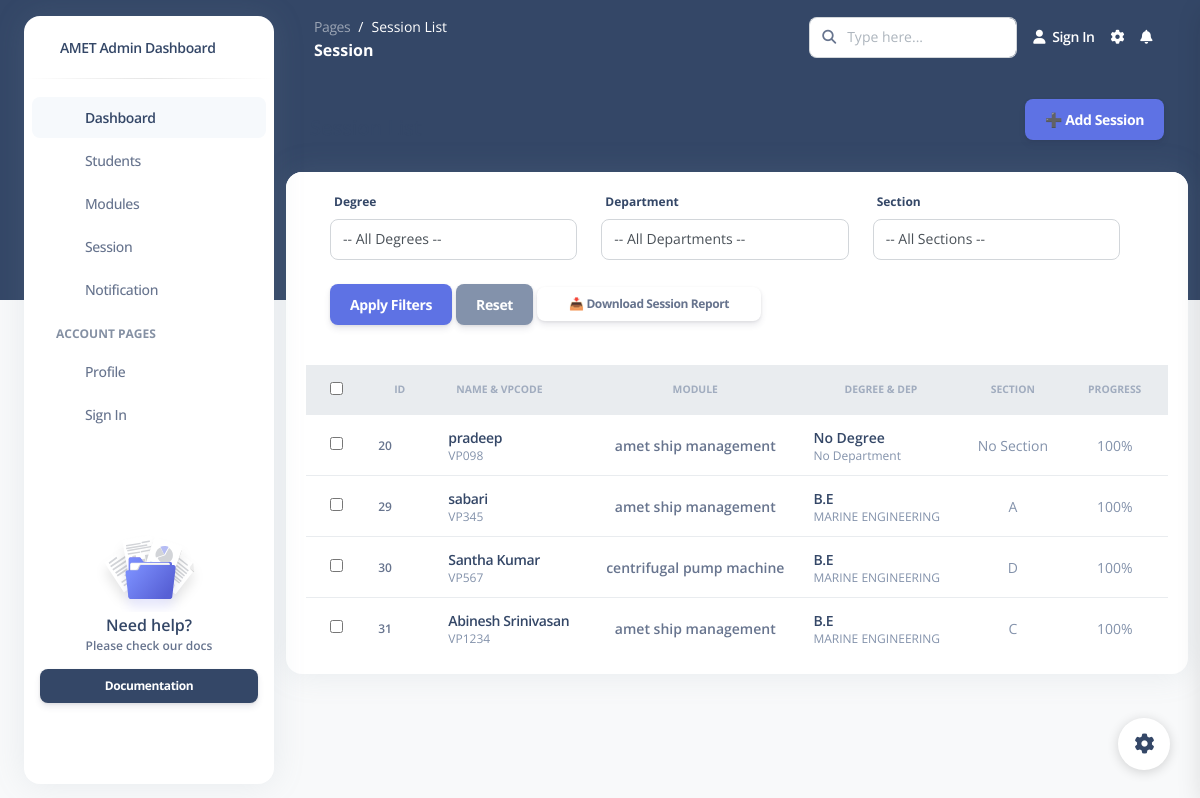
Page /sessions/ on the earlier database version.
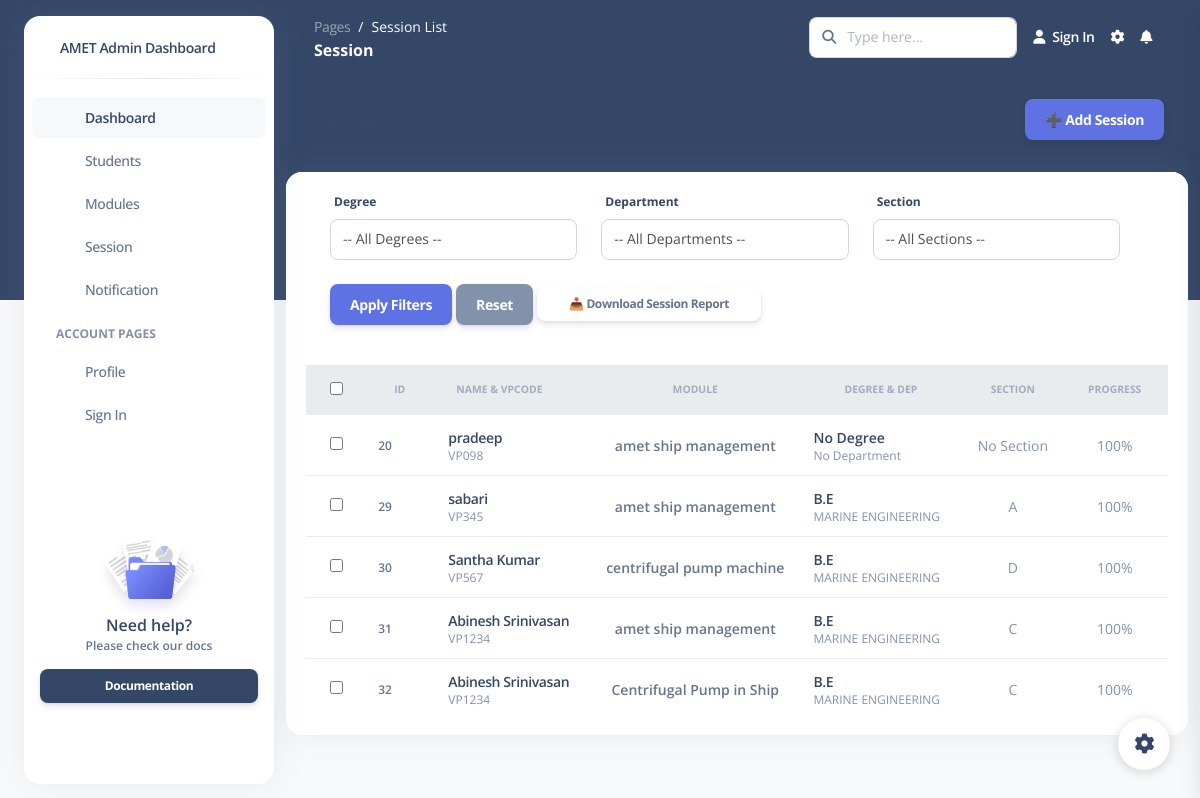
Same page on the later database version.
### students/models.py (models this page shows, shortened)
class Session(models.Model):
    student = models.ForeignKey(Student, on_delete=models.CASCADE)
    module = models.ForeignKey(Module, on_delete=models.CASCADE)
    check_in = models.DateTimeField(auto_now_add=True)
    check_out = models.DateTimeField(null=True, blank=True)
    progress = models.IntegerField(default=0)

class Student(models.Model):
    name = models.CharField(max_length=100)
    degree = models.ForeignKey(Degree, on_delete=models.SET_NULL, null=True, blank=True)
    department = models.ForeignKey(Department, on_delete=models.SET_NULL, null=True, blank=True,default=1)
    section = models.ForeignKey(Section, on_delete=models.SET_NULL, null=True, blank=True)
    email = models.EmailField(unique=True, null=True, blank=True)
    vp_code = models.CharField(max_length=20, unique=True)
    created_at = models.DateTimeField(default=timezone.now)

class Module(models.Model):
    name = models.CharField(max_length=100)
    description = models.TextField(null=True, blank=True)
    created_at = models.DateTimeField(default=timezone.now)

class Degree(models.Model):
    name = models.CharField(max_length=100)

class Department(models.Model):
    degree = models.ForeignKey(Degree, on_delete=models.CASCADE)
    name = models.CharField(max_length=100)

class Section(models.Model):
    department = models.ForeignKey(Department, on_delete=models.CASCADE)
    section = models.CharField(max_length=10)

### students/views.py (the view)
# urls.py: path('sessions/', sessions_list, name='sessions_list'),
def sessions_list(request):
    sessions = Session.objects.select_related(
    'student',
    'student__degree',
    'student__department',
    'student__section',
    'module'
).all()
    context = {
        'sessions': sessions,
    }
    return render(request, 'sessions_list.html', context)

### students/templates/sessions_list.html (shortened to what the changed rows need)
{% load static %}
<!DOCTYPE html>
<html lang="en">
<head>
  <link href="https://demos.creative-tim.com/argon-dashboard-pro/assets/css/nucleo-icons.css" rel="stylesheet" />
  <link href="https://demos.creative-tim.com/argon-dashboard-pro/assets/css/nucleo-svg.css" rel="stylesheet" />
  <link id="pagestyle" href="{% static 'css/argon-dashboard.css' %}" rel="stylesheet" />
</head>
<body class="g-sidenav-show   bg-gray-100">
  <main class="main-content position-relative border-radius-lg ">
   <div class="container-fluid py-4">
  <div class="row">
    <div class="col-12">
      <div class="card mb-4">
      <form method="get" class="row g-2 px-4 mb-3">
 <div class="table-responsive p-0">
  <table class="table align-items-center mb-0">
    <thead class="bg-light">
      <tr>
        <th class="ps-4"><input type="checkbox" id="select-all" /></th>
        <th class="text-uppercase text-secondary text-xxs font-weight-bolder opacity-7">ID</th>
        <th class="text-uppercase text-secondary text-xxs font-weight-bolder opacity-7">Name & VPCode</th>
        <th class="text-uppercase text-secondary text-xxs font-weight-bolder opacity-7 text-center">Module</th>
        <th class="text-uppercase text-secondary text-xxs font-weight-bolder opacity-7 text-center">Degree & Dep</th>
        <th class="text-uppercase text-secondary text-xxs font-weight-bolder opacity-7 text-center">Section</th>
        <th class="text-uppercase text-secondary text-xxs font-weight-bolder opacity-7 text-center">Progress</th>
      </tr>
    </thead>
    <tbody>
      {% for session in sessions %}
      <tr>
        <td class="ps-4">
          <input type="checkbox" name="selected_ids" value="{{ session.id }}">
        </td>
        <td><p class="text-xs font-weight-bold mb-0">{{ session.id }}</p></td>
        <td>
          <div class="d-flex px-2 py-1 align-items-center">
            <div class="d-flex flex-column justify-content-center">
              <h6 class="mb-0 text-sm">
                <a href="{% url 'edit_student' session.student.id %}">{{ session.student.name }}</a>
              </h6>
              <p class="text-xs text-secondary mb-0">{{ session.student.vp_code }}</p>
            </div>
          </div>
        </td>
        <td class="text-center"><p class="text-sm font-weight-bold mb-0">{{ session.module.name }}</p></td>
<td>
  <div class="d-flex px-2 py-1 align-items-center">
    <div class="d-flex flex-column justify-content-center">
      <h6 class="mb-0 text-sm">
        {% if session.student.degree %}
          <a href="">{{ session.student.degree.name }}</a>
        {% else %}
          No Degree
        {% endif %}
      </h6>
      <p class="text-xs text-secondary mb-0">
        {% if session.student.department %}
          {{ session.student.department.name }}
        {% else %}
          No Department
        {% endif %}
      </p>
    </div>
  </div>
</td>
<td class="text-center">
  <p class="text-sm text-secondary mb-0">
    {% if session.student.section %}
      {{ session.student.section.section }}
    {% else %}
      No Section
    {% endif %}
  </p>
</td>
        <td class="text-center">
          <p class="text-sm text-secondary mb-0">{{ session.progress }}%</p>
        </td>
      </tr>
      {% empty %}
      <tr>
        <td colspan="7" class="text-center py-4"><p class="text-muted mb-0">No sessions found.</p></td>
      </tr>
      {% endfor %}
    </tbody>
  </table>
</div>
</form>
      </div>
    </div>
  </div>
</div>
  </main>
</body>
</html>

Differences in the rows shown:
added Session: id "32", student.name "Abinesh Srinivasan", student.vp_code "VP1234", module.name "Centrifugal Pump in Ship", student.degree.name "B.E", student.department.name "MARINE ENGINEERING", student.section.section "C", progress "100"
